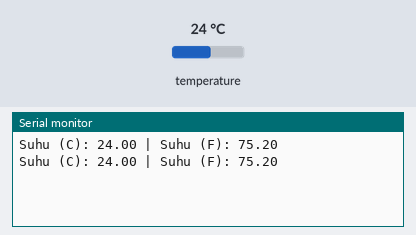
Recording of a sketch running on a simulated ESP8266 (NodeMCU). Shown: the last lines printed to the serial monitor. The test bench sets the inputs (shaded band); at power-on: temperature 24 °C.

Above: at 3.3 s.
3.4 s: temperature set to 12 °C
At 5.3 s:
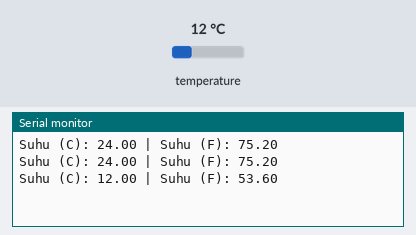
5.9 s: temperature set to 19 °C
At 6.6 s:
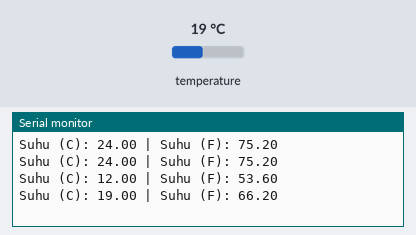
Timing chart, 0 to 8.9 s (numbered marks = the images above; inputs shaded):
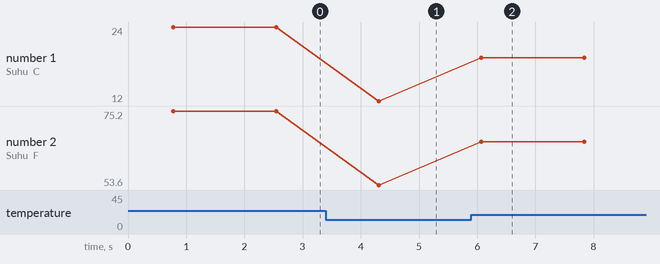

Measured:
- after the input at 3.4 s, the serial monitor: prints a new line after 0.91 s (image 1)
- after the input at 5.9 s, the serial monitor: prints a new line after 0.17 s (image 2)
- plotted number 1: 24 → 12 after the input at 3.4 s, 12 → 19 after the input at 5.9 s
- plotted number 2: 75.2 → 53.6 after the input at 3.4 s, 53.6 → 66.2 after the input at 5.9 s

The sketch:

pertemuan3.ino
```cpp
#include <OneWire.h>
#include <DallasTemperature.h>

// Menginisialisasi pin data untuk sensor DS18B20
const int oneWireBusPin = D5;  // Ubah pin sesuai dengan koneksi yang digunakan

// Objek OneWire dan DallasTemperature
OneWire oneWire(oneWireBusPin);
DallasTemperature sensors(&oneWire);

void setup() {
  // Memulai komunikasi serial
  Serial.begin(9600);

  // Memulai sensor DS18B20
  sensors.begin();
}

void loop() {
  // Mendapatkan suhu dalam derajat Celsius
  sensors.requestTemperatures();
  float temperatureC = sensors.getTempCByIndex(0);

  // Mendapatkan suhu dalam derajat Fahrenheit
  float temperatureF = sensors.toFahrenheit(temperatureC);

  // Menampilkan hasil suhu pada Serial Monitor
  Serial.print("Suhu (C): ");
  Serial.print(temperatureC);
  Serial.print(" | Suhu (F): ");
  Serial.println(temperatureF);

  delay(1000); // Menunda pengukuran selama 1 detik
}
```
